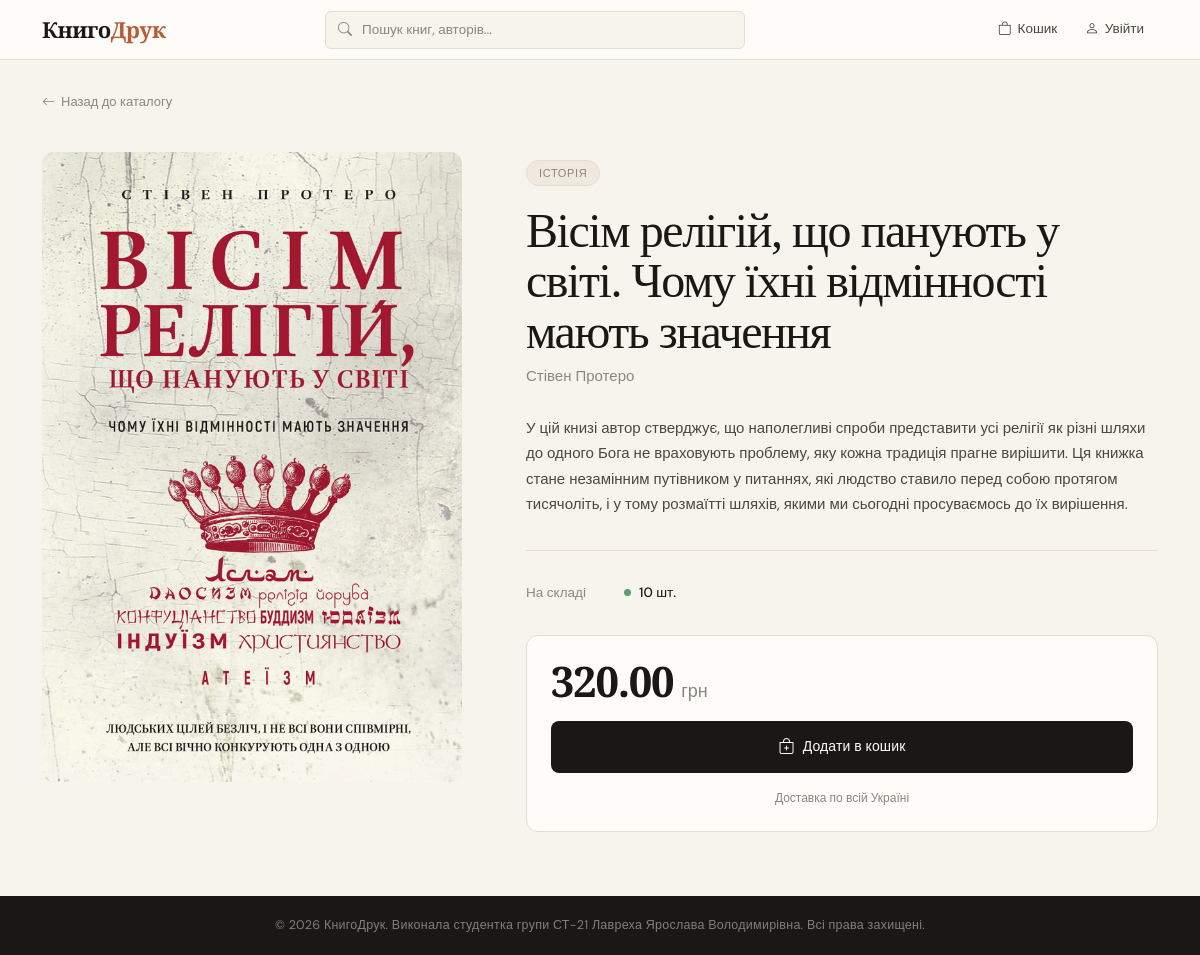
/book/30/, run on the app's committed database.
### catalog/models.py (models this page shows, shortened)
class Book(models.Model):
    category = models.ForeignKey(
        Category, on_delete=models.SET_NULL,
        null=True, blank=True,
        related_name='books',
        verbose_name='Категорія'
    )
    title = models.CharField(max_length=300, verbose_name='Назва')
    author = models.CharField(max_length=200, verbose_name='Автор')
    description = models.TextField(blank=True, verbose_name='Опис')
    price = models.DecimalField(max_digits=8, decimal_places=2, verbose_name='Ціна')
    stock = models.PositiveIntegerField(default=0, verbose_name='Кількість на складі')
    cover = models.ImageField(upload_to='covers/', blank=True, null=True, verbose_name='Обкладинка')
    is_available = models.BooleanField(default=True, verbose_name='Доступна')
    created_at = models.DateTimeField(auto_now_add=True)
    class Meta:
        verbose_name = 'Книга'
        verbose_name_plural = 'Книги'

class Category(models.Model):
    name = models.CharField(max_length=200, verbose_name='Назва')
    slug = models.SlugField(unique=True, verbose_name='URL')
    description = models.TextField(blank=True, verbose_name='Опис')
    class Meta:
        verbose_name = 'Категорія'
        verbose_name_plural = 'Категорії'

### catalog/views.py (the view)
# urls.py: path('book/<int:pk>/', views.book_detail, name='book_detail'),
def book_detail(request, pk):
    book = get_object_or_404(Book, pk=pk, is_available=True)
    return render(request, 'catalog/book_detail.html', {'book': book})

### catalog/context_processors.py (called while the page is built)
def admin_stats(request):
    if request.user.is_authenticated and request.user.is_staff:
        return {'orders_new_count': Order.objects.filter(status='new').count()}
    return {}

### templates/catalog/book_detail.html (shortened to what this page needs)
{% extends 'base.html' %}
{% block content %}
<a href="{% url 'catalog' %}" class="back-link">
    <i class="bi bi-arrow-left"></i> Назад до каталогу
</a>
<div class="detail-grid">
    <div class="cover-wrap">
        {% if book.cover %}
            <img src="{{ book.cover.url }}" alt="{{ book.title }}">
        {% else %}
            <div class="cover-placeholder">
                <i class="bi bi-book"></i>
                <span>Немає обкладинки</span>
            </div>
        {% endif %}
    </div>
    <div class="detail-info">
        {% if book.category %}
            <a href="{% url 'catalog' %}?category={{ book.category.slug }}" class="detail-category">
                {{ book.category.name }}
            </a>
        {% endif %}
        <h1 class="detail-title">{{ book.title }}</h1>
        <p class="detail-author">{{ book.author }}</p>
        {% if book.description %}
            <p class="detail-desc">{{ book.description }}</p>
        {% endif %}
        <div class="detail-meta">
            <div class="meta-row">
                <span class="meta-label">На складі</span>
                <span class="stock-dot {% if book.stock == 0 %}out{% elif book.stock < 5 %}low{% endif %}"></span>
                <span class="meta-value">
                    {% if book.stock == 0 %}
                        Немає в наявності
                    {% elif book.stock < 5 %}
                        Залишилось {{ book.stock }} шт.
                    {% else %}
                        {{ book.stock }} шт.
                    {% endif %}
                </span>
            </div>
        </div>
        <div class="purchase-block">
            <div class="price-line">
                <span class="price-main">{{ book.price }}</span>
                <span class="price-currency">грн</span>
            </div>
            {% if book.stock > 0 %}
                <a href="{% url 'add_to_cart' book.pk %}" class="btn-cart">
                    <i class="bi bi-bag-plus"></i> Додати в кошик
                </a>
                <span class="stock-note">Доставка по всій Україні</span>
            {% else %}
                <button class="btn-cart out-of-stock" disabled>
                    <i class="bi bi-bag-x"></i> Немає в наявності
                </button>
            {% endif %}
        </div>
    </div>
</div>
{% endblock %}

### templates/base.html (style rules this page uses)
:root { --ink: #1a1814; --ink-2: #4a4740; --ink-3: #8a877f; --cream: #f7f4ee; --cream-2: #efe9df; --cream-3: #e6ddd0; --accent: #b85c38; --accent-light: #f2e8e2; --white: #fdfcf9; }
body { font-family: 'DM Sans', sans-serif; background: var(--cream); color: var(--ink); min-height: 100vh; display: flex; flex-direction: column; }

### templates/catalog/book_detail.html (style rules this page uses)
.back-link { display: inline-flex; align-items: center; gap: 6px; font-size: 13px; color: var(--ink-3); text-decoration: none; padding: 8px 0; margin-bottom: 2rem; transition: color 0.15s; }
.detail-grid { display: grid; grid-template-columns: minmax(0, 420px) 1fr; gap: 4rem; align-items: start; padding-bottom: 4rem; }
.cover-wrap { position: sticky; top: 80px; border-radius: 12px; overflow: hidden; background: var(--cream-2); aspect-ratio: 2 / 3; display: flex; align-items: center; justify-content: center; }
.cover-wrap img { width: 100%; height: 100%; object-fit: cover; object-position: center top; display: block; }
.detail-info { padding-top: 0.5rem; }
.detail-category { display: inline-block; font-size: 11px; font-weight: 500; letter-spacing: 0.06em; text-transform: uppercase; padding: 4px 12px; border-radius: 100px; background: var(--cream-2); color: var(--ink-3); border: 1px solid var(--cream-3); margin-bottom: 1.25rem; text-decoration: none; }
.detail-title { font-family: 'Cormorant Garamond', serif; font-size: clamp(32px, 4vw, 52px); font-weight: 500; letter-spacing: -0.03em; line-height: 1.05; color: var(--ink); margin: 0 0 0.5rem; }
.detail-author { font-size: 15px; color: var(--ink-3); margin-bottom: 1.75rem; }
.detail-desc { font-size: 15px; color: var(--ink-2); line-height: 1.7; margin-bottom: 2rem; padding-bottom: 2rem; border-bottom: 1px solid var(--cream-3); }
.detail-meta { display: flex; flex-direction: column; gap: 10px; margin-bottom: 2rem; }
.meta-row { display: flex; align-items: center; gap: 8px; font-size: 13.5px; }
.meta-label { color: var(--ink-3); min-width: 90px; }
.meta-value { color: var(--ink); font-weight: 500; }
.stock-dot { width: 7px; height: 7px; border-radius: 50%; background: #5a9e6f; flex-shrink: 0; }
.purchase-block { background: var(--white); border: 1px solid var(--cream-3); border-radius: 12px; padding: 1.5rem; display: flex; flex-direction: column; gap: 1rem; }
.price-line { display: flex; align-items: baseline; gap: 8px; }
.price-main { font-family: 'Cormorant Garamond', serif; font-size: 42px; font-weight: 600; letter-spacing: -0.03em; color: var(--ink); line-height: 1; }
.price-currency { font-size: 18px; color: var(--ink-3); font-weight: 400; }
.btn-cart { display: flex; align-items: center; justify-content: center; gap: 8px; width: 100%; padding: 14px 24px; border-radius: 8px; background: var(--ink); color: var(--white); font-family: 'DM Sans', sans-serif; font-size: 14px; font-weight: 500; text-decoration: none; border: none; cursor: pointer; transition: background 0.15s, transform 0.1s; letter-spacing: 0.01em; }
.btn-cart i { font-size: 16px; }
.stock-note { font-size: 12px; color: var(--ink-3); text-align: center; }

### data on the page
Book: cover (picture), category.name "ІСТОРІЯ", title "Вісім релігій, що панують у світі. Чому їхні відмінності мають значення", author "Стівен Протеро", description "У цій книзі автор стверджує, що наполегливі спроби представити усі релігії як різні шляхи до одного Бога не враховують проблему, яку кожна традиція прагне вирішити. Ця книжка стане незамінним путівником у питаннях, які людство ставило перед собою протягом тисячоліть, і у тому розмаїтті шляхів, якими ми сьогодні просуваємось до їх вирішення.", stock "10", price "320.00"
